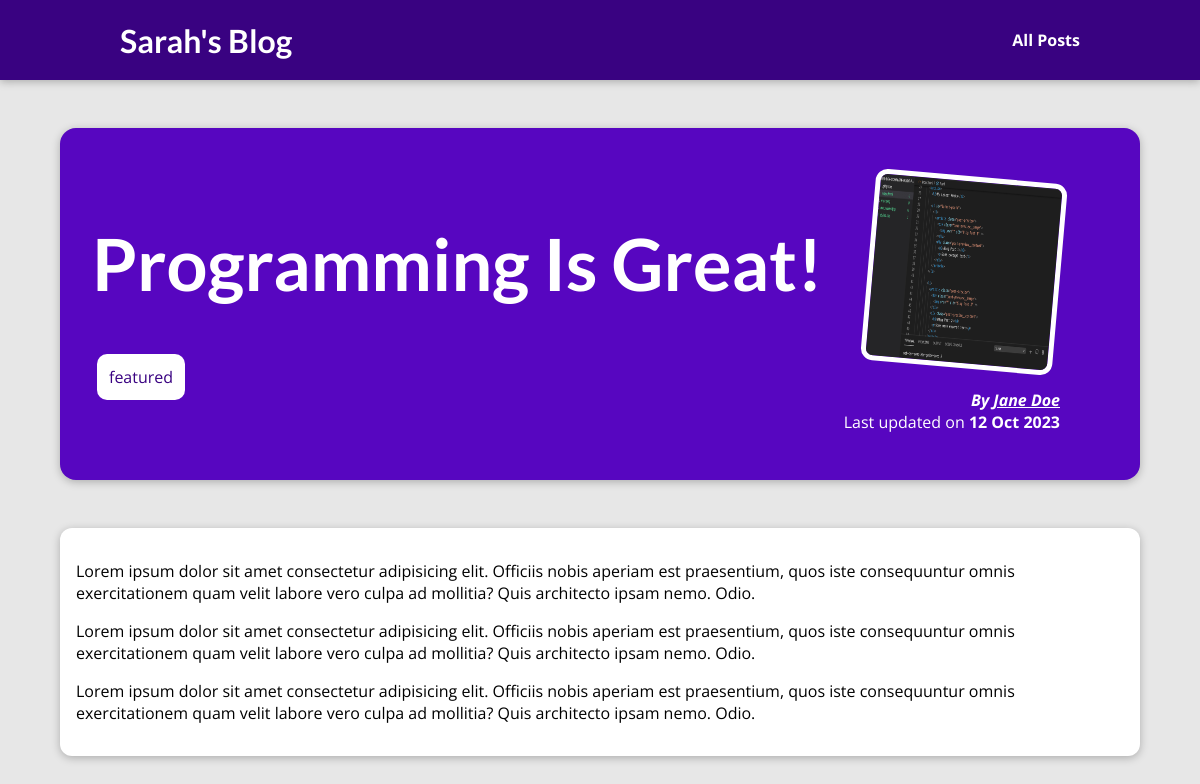
The page /posts/programming-is-great on the database its author committed.
### blog/models.py (models this page shows, shortened)
class Post(models.Model):
    title = models.CharField(max_length=150)
    excerpt = models.CharField(max_length=200)
    image_name = models.CharField(max_length=100)
    date = models.DateField(auto_now=True)
    slug = models.SlugField(unique=True, db_index=True)
    content = models.TextField(validators=[MinLengthValidator(10)])
    author = models.ForeignKey(
        Author, on_delete=models.SET_NULL, null=True, related_name="posts"
    )
    tags = models.ManyToManyField(Tag)

class Tag(models.Model):
    caption = models.CharField(max_length=20)
    def __str__(self) -> str:
        return self.caption

class Author(models.Model):
    first_name = models.CharField(max_length=100)
    last_name = models.CharField(max_length=100)
    email_address = models.EmailField()
    def __str__(self) -> str:
        return f"{self.first_name} {self.last_name}"

### blog/views.py (the view)
# urls.py: path("posts/<slug:slug>", views.post_detail,
def post_detail(request, slug):
    identified_post = get_object_or_404(Post, slug=slug)
    return render(
        request,
        "blog/post-detail.html",
        {"post": identified_post, "tags": identified_post.tags.all()},
    )

### blog/templates/blog/post-detail.html (shortened to what this page needs)
{% extends "base.html" %}
{% load static %}
{% block css_files %}
  <link rel="stylesheet" href="{% static "blog/post-detail.css" %}" />
{% endblock css_files %}
{% block content %}
  <section id="summary">
    <h2>{{ post.title }}</h2>
    <div>
      {% for tag in tags %}<span class="tag">{{ tag }}</span>{% endfor %}
    </div>
    <article>
      <img src="{% static "blog/images/"|add:post.image_name %}" alt="{{ post.title }}" />
      <address>By <a href="mailto:{{post.author.email_address}}">{{ post.author }}</a></address>
      <div>
        Last updated on <time>{{ post.date|date:"d M Y" }}</time>
      </div>
    </article>
  </section>
  <main>
    {{ post.content|linebreaks }}
  </main>
{% endblock content %}

### static/app.css (style rules this page uses)
* { box-sizing: border-box; }
html { font-family: 'Open Sans', 'Lato', sans-serif; }
body { margin: 0; }
h1, h2, h3 { font-family: 'Lato', sans-serif; font-weight: bold; }

### blog/static/blog/post-detail.css (style rules this page uses)
body { background-color: #e7e7e7; }
#summary { margin: 8rem auto 3rem auto; padding: 2rem; width: 90%; max-width: 90rem; border-radius: 16px; background-color: #5706c0; position: relative; box-shadow: 0 2px 8px rgba(0, 0, 0, 0.25); height: 22rem; }
#summary h2 { color: white; font-size: 4.5rem; }
#summary article { position: absolute; top: 2rem; right: 3rem; padding: 1rem 2rem; border-radius: 12px; text-align: right; color: white; }
#summary article img { width: 12rem; height: 12rem; border-radius: 12px; transform: rotateZ(5deg); border: 5px solid white; margin-bottom: 1rem; }
#summary address { font-weight: bold; }
#summary time { font-weight: bold; }
#summary article a:link { color: white; }
main { width: 90%; max-width: 90rem; margin: 3rem auto; background-color: white; padding: 1rem; border-radius: 12px; box-shadow: 0 2px 8px rgba(0, 0, 0, 0.25); }
.tag { background-color: rgb(255, 255, 255); color: #390281; padding: 12px; border-radius: 10px; margin: 5px; }

### rows shown on the page
Post: title "Programming Is Great!", image_name (picture), author "Jane Doe", date "12 Oct 2023", content "Lorem ipsum dolor sit amet consectetur adipisicing elit. Officiis nobis aperiam est praesentium, quos iste consequuntur omnis exercitationem quam velit labore vero culpa ad mollitia? Quis architecto ipsam nemo. Odio. Lorem ipsum dolor sit amet consectetur adipisicing elit. Officiis nobis aperiam est praesentium, quos iste consequuntur omnis exercitationem quam velit labore vero culpa ad mollitia? Quis architecto ipsam nemo. Odio. Lorem ipsum dolor sit amet consectetur adipisicing elit. Officiis nobis aperiam est praesentium, quos iste consequuntur omnis exercitationem quam velit labore vero culpa ad mollitia? Quis architecto ipsam nemo. Odio."
Tag: caption "featured"
